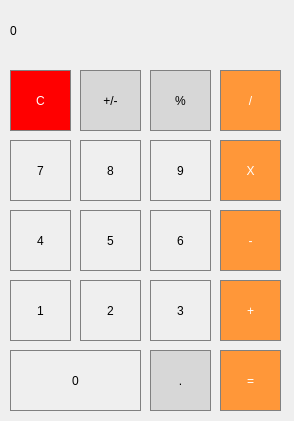
<?xml version="1.0" encoding="UTF-8"?>
<ui version="4.0">
 <class>MainWindow</class>
 <widget class="QMainWindow" name="MainWindow">
  <property name="geometry">
   <rect>
    <x>0</x>
    <y>0</y>
    <width>294</width>
    <height>421</height>
   </rect>
  </property>
  <property name="windowTitle">
   <string>MainWindow</string>
  </property>
  <widget class="QWidget" name="centralWidget">
   <widget class="QLabel" name="lblResult">
    <property name="geometry">
     <rect>
      <x>10</x>
      <y>0</y>
      <width>271</width>
      <height>61</height>
     </rect>
    </property>
    <property name="styleSheet">
     <string notr="true">QLabel {
  qproperty-alignment: 'AlignVCenter | AlignRight';
  border: 1px solid gray;
}

background-color : white;</string>
    </property>
    <property name="text">
     <string>0</string>
    </property>
   </widget>
   <widget class="QPushButton" name="btnClear">
    <property name="geometry">
     <rect>
      <x>10</x>
      <y>70</y>
      <width>61</width>
      <height>61</height>
     </rect>
    </property>
    <property name="styleSheet">
     <string notr="true">QPushButton {
  background-color: rgb(255, 0, 0);
  color: white; 
  border: 1px solid gray;
}
QPushButton:pressed {
    background-color: qlineargradient(x1: 0, y1: 0, x2: 0, y2: 1,
                                      stop: 0 #BEBEBE, stop: 1 #ff0000);
}</string>
    </property>
    <property name="text">
     <string>C</string>
    </property>
   </widget>
   <widget class="QPushButton" name="btnPlusMinus">
    <property name="geometry">
     <rect>
      <x>80</x>
      <y>70</y>
      <width>61</width>
      <height>61</height>
     </rect>
    </property>
    <property name="styleSheet">
     <string notr="true">QPushButton {
  background-color: rgb(215, 215, 215);
  border: 1px solid gray;
}
QPushButton:pressed {
    background-color: qlineargradient(x1: 0, y1: 0, x2: 0, y2: 1,
                                      stop: 0 #BEBEBE, stop: 1 #D7D7D7);
}</string>
    </property>
    <property name="text">
     <string>+/-</string>
    </property>
   </widget>
   <widget class="QPushButton" name="btnPercentage">
    <property name="geometry">
     <rect>
      <x>150</x>
      <y>70</y>
      <width>61</width>
      <height>61</height>
     </rect>
    </property>
    <property name="styleSheet">
     <string notr="true">QPushButton {
  background-color: rgb(215, 215, 215);
  border: 1px solid gray;
}
QPushButton:pressed {
    background-color: qlineargradient(x1: 0, y1: 0, x2: 0, y2: 1,
                                      stop: 0 #BEBEBE, stop: 1 #D7D7D7);
}</string>
    </property>
    <property name="text">
     <string>%</string>
    </property>
   </widget>
   <widget class="QPushButton" name="btnDivide">
    <property name="geometry">
     <rect>
      <x>220</x>
      <y>70</y>
      <width>61</width>
      <height>61</height>
     </rect>
    </property>
    <property name="styleSheet">
     <string notr="true">QPushButton {
  background-color: rgb(255, 151, 57);
  color: white; 
  border: 1px solid gray;
}

QPushButton:pressed {
    background-color: qlineargradient(x1: 0, y1: 0, x2: 0, y2: 1,
                                      stop: 0 #FF7832, stop: 1 #FF9739);
}</string>
    </property>
    <property name="text">
     <string>/</string>
    </property>
   </widget>
   <widget class="QPushButton" name="btn9">
    <property name="geometry">
     <rect>
      <x>150</x>
      <y>140</y>
      <width>61</width>
      <height>61</height>
     </rect>
    </property>
    <property name="styleSheet">
     <string notr="true">QPushButton {
   border: 1px solid gray;
}
QPushButton:pressed {
    background-color: qlineargradient(x1: 0, y1: 0, x2: 0, y2: 1,
                                      stop: 0 #dadbde, stop: 1 #f6f7fa);
}

</string>
    </property>
    <property name="text">
     <string>9</string>
    </property>
   </widget>
   <widget class="QPushButton" name="btn8">
    <property name="geometry">
     <rect>
      <x>80</x>
      <y>140</y>
      <width>61</width>
      <height>61</height>
     </rect>
    </property>
    <property name="styleSheet">
     <string notr="true">QPushButton {
   border: 1px solid gray;
}
QPushButton:pressed {
    background-color: qlineargradient(x1: 0, y1: 0, x2: 0, y2: 1,
                                      stop: 0 #dadbde, stop: 1 #f6f7fa);
}

</string>
    </property>
    <property name="text">
     <string>8</string>
    </property>
   </widget>
   <widget class="QPushButton" name="btn7">
    <property name="geometry">
     <rect>
      <x>10</x>
      <y>140</y>
      <width>61</width>
      <height>61</height>
     </rect>
    </property>
    <property name="styleSheet">
     <string notr="true">QPushButton {
   border: 1px solid gray;
}
QPushButton:pressed {
    background-color: qlineargradient(x1: 0, y1: 0, x2: 0, y2: 1,
                                      stop: 0 #dadbde, stop: 1 #f6f7fa);
}

</string>
    </property>
    <property name="text">
     <string>7</string>
    </property>
   </widget>
   <widget class="QPushButton" name="btnMultiply">
    <property name="geometry">
     <rect>
      <x>220</x>
      <y>140</y>
      <width>61</width>
      <height>61</height>
     </rect>
    </property>
    <property name="styleSheet">
     <string notr="true">QPushButton {
  background-color: rgb(255, 151, 57);
  color: white; 
  border: 1px solid gray;
}

QPushButton:pressed {
    background-color: qlineargradient(x1: 0, y1: 0, x2: 0, y2: 1,
                                      stop: 0 #FF7832, stop: 1 #FF9739);
}</string>
    </property>
    <property name="text">
     <string>X</string>
    </property>
   </widget>
   <widget class="QPushButton" name="btn6">
    <property name="geometry">
     <rect>
      <x>150</x>
      <y>210</y>
      <width>61</width>
      <height>61</height>
     </rect>
    </property>
    <property name="styleSheet">
     <string notr="true">QPushButton {
   border: 1px solid gray;
}
QPushButton:pressed {
    background-color: qlineargradient(x1: 0, y1: 0, x2: 0, y2: 1,
                                      stop: 0 #dadbde, stop: 1 #f6f7fa);
}

</string>
    </property>
    <property name="text">
     <string>6</string>
    </property>
   </widget>
   <widget class="QPushButton" name="btn5">
    <property name="geometry">
     <rect>
      <x>80</x>
      <y>210</y>
      <width>61</width>
      <height>61</height>
     </rect>
    </property>
    <property name="styleSheet">
     <string notr="true">QPushButton {
   border: 1px solid gray;
}
QPushButton:pressed {
    background-color: qlineargradient(x1: 0, y1: 0, x2: 0, y2: 1,
                                      stop: 0 #dadbde, stop: 1 #f6f7fa);
}

</string>
    </property>
    <property name="text">
     <string>5</string>
    </property>
   </widget>
   <widget class="QPushButton" name="btn4">
    <property name="geometry">
     <rect>
      <x>10</x>
      <y>210</y>
      <width>61</width>
      <height>61</height>
     </rect>
    </property>
    <property name="styleSheet">
     <string notr="true">QPushButton {
   border: 1px solid gray;
}
QPushButton:pressed {
    background-color: qlineargradient(x1: 0, y1: 0, x2: 0, y2: 1,
                                      stop: 0 #dadbde, stop: 1 #f6f7fa);
}

</string>
    </property>
    <property name="text">
     <string>4</string>
    </property>
   </widget>
   <widget class="QPushButton" name="btnLess">
    <property name="geometry">
     <rect>
      <x>220</x>
      <y>210</y>
      <width>61</width>
      <height>61</height>
     </rect>
    </property>
    <property name="styleSheet">
     <string notr="true">QPushButton {
  background-color: rgb(255, 151, 57);
  color: white; 
  border: 1px solid gray;
}

QPushButton:pressed {
    background-color: qlineargradient(x1: 0, y1: 0, x2: 0, y2: 1,
                                      stop: 0 #FF7832, stop: 1 #FF9739);
}</string>
    </property>
    <property name="text">
     <string>-</string>
    </property>
   </widget>
   <widget class="QPushButton" name="btn3">
    <property name="geometry">
     <rect>
      <x>150</x>
      <y>280</y>
      <width>61</width>
      <height>61</height>
     </rect>
    </property>
    <property name="styleSheet">
     <string notr="true">QPushButton {
   border: 1px solid gray;
}
QPushButton:pressed {
    background-color: qlineargradient(x1: 0, y1: 0, x2: 0, y2: 1,
                                      stop: 0 #dadbde, stop: 1 #f6f7fa);
}

</string>
    </property>
    <property name="text">
     <string>3</string>
    </property>
   </widget>
   <widget class="QPushButton" name="btn2">
    <property name="geometry">
     <rect>
      <x>80</x>
      <y>280</y>
      <width>61</width>
      <height>61</height>
     </rect>
    </property>
    <property name="styleSheet">
     <string notr="true">QPushButton {
   border: 1px solid gray;
}
QPushButton:pressed {
    background-color: qlineargradient(x1: 0, y1: 0, x2: 0, y2: 1,
                                      stop: 0 #dadbde, stop: 1 #f6f7fa);
}

</string>
    </property>
    <property name="text">
     <string>2</string>
    </property>
   </widget>
   <widget class="QPushButton" name="btn1">
    <property name="geometry">
     <rect>
      <x>10</x>
      <y>280</y>
      <width>61</width>
      <height>61</height>
     </rect>
    </property>
    <property name="styleSheet">
     <string notr="true">QPushButton {
   border: 1px solid gray;
}
QPushButton:pressed {
    background-color: qlineargradient(x1: 0, y1: 0, x2: 0, y2: 1,
                                      stop: 0 #dadbde, stop: 1 #f6f7fa);
}

</string>
    </property>
    <property name="text">
     <string>1</string>
    </property>
   </widget>
   <widget class="QPushButton" name="btnMore">
    <property name="geometry">
     <rect>
      <x>220</x>
      <y>280</y>
      <width>61</width>
      <height>61</height>
     </rect>
    </property>
    <property name="styleSheet">
     <string notr="true">QPushButton {
  background-color: rgb(255, 151, 57);
  color: white; 
  border: 1px solid gray;
}

QPushButton:pressed {
    background-color: qlineargradient(x1: 0, y1: 0, x2: 0, y2: 1,
                                      stop: 0 #FF7832, stop: 1 #FF9739);
}</string>
    </property>
    <property name="text">
     <string>+</string>
    </property>
   </widget>
   <widget class="QPushButton" name="btn0">
    <property name="geometry">
     <rect>
      <x>10</x>
      <y>350</y>
      <width>131</width>
      <height>61</height>
     </rect>
    </property>
    <property name="styleSheet">
     <string notr="true">QPushButton {
   border: 1px solid gray;
}
QPushButton:pressed {
    background-color: qlineargradient(x1: 0, y1: 0, x2: 0, y2: 1,
                                      stop: 0 #dadbde, stop: 1 #f6f7fa);
}

</string>
    </property>
    <property name="text">
     <string>0</string>
    </property>
   </widget>
   <widget class="QPushButton" name="btnPoint">
    <property name="geometry">
     <rect>
      <x>150</x>
      <y>350</y>
      <width>61</width>
      <height>61</height>
     </rect>
    </property>
    <property name="styleSheet">
     <string notr="true">QPushButton {
  background-color: rgb(215, 215, 215);
  border: 1px solid gray;
}
QPushButton:pressed {
    background-color: qlineargradient(x1: 0, y1: 0, x2: 0, y2: 1,
                                      stop: 0 #BEBEBE, stop: 1 #D7D7D7);
}</string>
    </property>
    <property name="text">
     <string>.</string>
    </property>
   </widget>
   <widget class="QPushButton" name="btnEquals">
    <property name="geometry">
     <rect>
      <x>220</x>
      <y>350</y>
      <width>61</width>
      <height>61</height>
     </rect>
    </property>
    <property name="styleSheet">
     <string notr="true">QPushButton {
  background-color: rgb(255, 151, 57);
  color: white; 
  border: 1px solid gray;
}

QPushButton:pressed {
    background-color: qlineargradient(x1: 0, y1: 0, x2: 0, y2: 1,
                                      stop: 0 #FF7832, stop: 1 #FF9739);
}</string>
    </property>
    <property name="text">
     <string>=</string>
    </property>
   </widget>
  </widget>
 </widget>
 <layoutdefault spacing="6" margin="11"/>
 <resources/>
 <connections/>
</ui>
